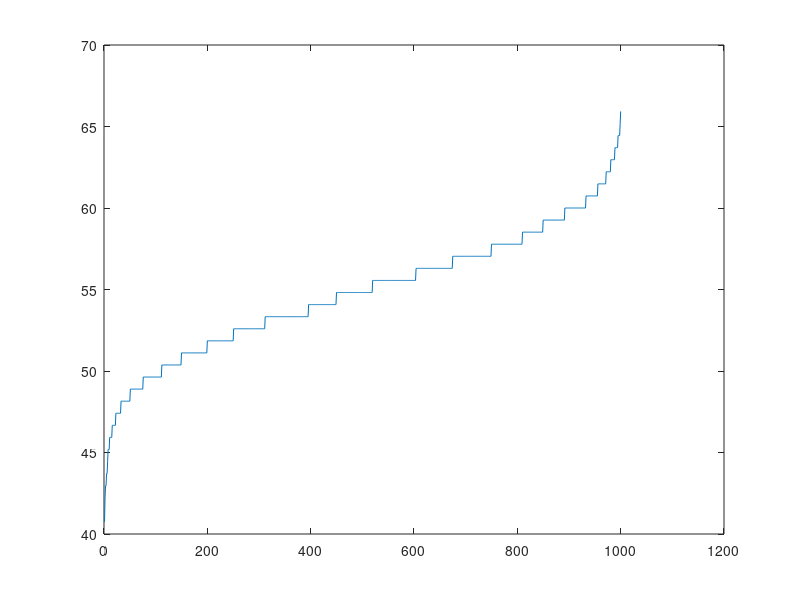

Write MATLAB code to recreate this figure.
clear;
fid = fopen('outcurve5.txt');
tline = fgetl(fid);
x=1:1001;
y=[];
tline(tline==',') = '.';   
C = strsplit(tline,' ');
numbers = str2double(C);
num = sort(numbers);
for (i = 1: length(num))
    y = [y, num(i)];
end
figure;
plot(x,y);
fclose(fid);